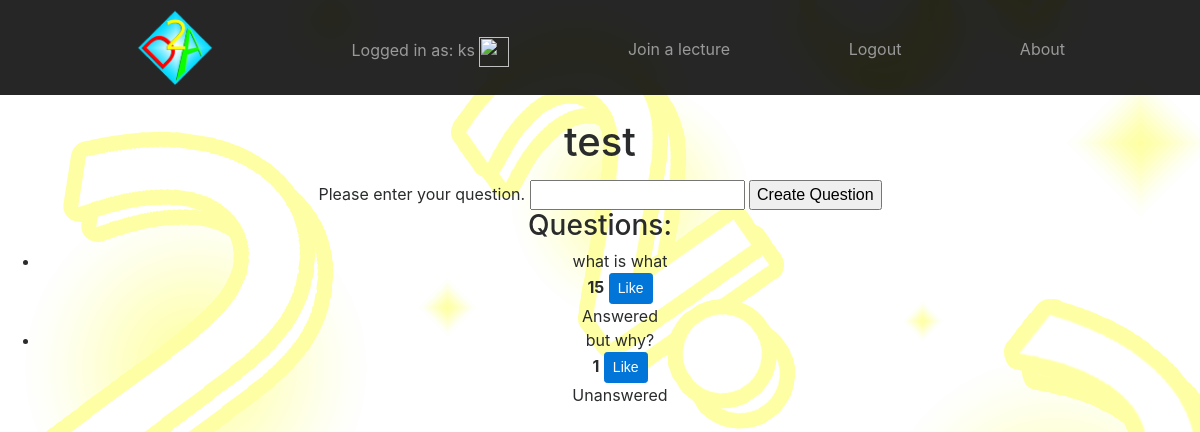
Before: /dare2ask/lecture/test/ (signed in) with the older database file.
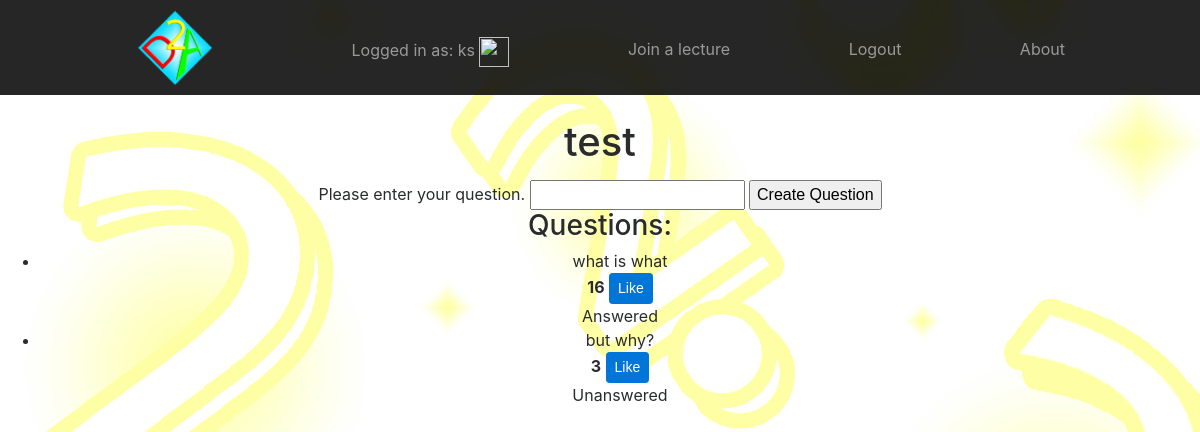
After: the same page with the newer database file.
### dare2ask/models.py (models this page shows, shortened)
class Question(models.Model):
    lecture = models.ForeignKey(Lecture)
    text = models.CharField(max_length=128)
    upvotes = models.IntegerField(default = 0)
    answered = models.BooleanField(default = False)
    max_length=128

### dare2ask/views.py (the view, shortened to what this page needs)
def in_lecture(request, lecture_name_slug):
	form = QuestionForm()
	context_dict = {'form': form}
	try:
		lecture = Lecture.objects.get(slug = lecture_name_slug)
		questions = Question.objects.filter(lecture = lecture)
		context_dict['questions'] = questions
		context_dict['lecture'] = lecture
	except Lecture.DoesNotExist:
		context_dict['lecture'] = None
	return render(request, 'dare2ask/in_lecture.html', context=context_dict)

### dare2ask/forms.py
class QuestionForm(forms.ModelForm):
    text = forms.CharField(max_length=Question.max_length, help_text="Please enter your question.")
    class Meta:
        model = Question
        fields = ('text', )

### templates/dare2ask/in_lecture.html (shortened to what this page needs)
<!DOCTYPE html>
{% extends 'dare2ask/base.html' %}
{% load staticfiles %}
{% block header %}
  {% if lecture.title %}
    <h1>{{ lecture.title }}</h1>
  {% else %}
    <h1>Lecture not found!</h1>
  {% endif %}
{% endblock %}
{% block headertext %}
  {% if lecture.title %}
    <div>
      <form id="question_form" method="post"
        action="{% url 'dare2ask:in_lecture' lecture.slug %}">
        {% for field in form.visible_fields %}
          {{ field.help_text}}
          {{ field }}
        {% endfor %}
        <input type="submit" name="create_question" value="Create Question" />
      </form>
    </div>
    <div>
      {% if questions %}
        <h3>Questions:</h3>
        <ul>
          {% for question in questions %}
            <li>
              {{ question.text }}
            <div>
              <strong class="like_count">{{ question.upvotes }}</strong>
              <button data-upvoteid="{{question.id}}"
                class="btn btn-primary btn-sm likes" type="button">
                Like
              </button>
            </div>
              {% if question.answered %} Answered
              {% else %} Unanswered
              {% endif %}
            </li>
          {% endfor %}
        </ul>
      {% else %}
        <div>No questions have been asked</div>
      {% endif %}
    </div>
  {% else %}
    <div>
      A lecture with this name does not exist. </br>
      <a href = "{% url 'dare2ask:lecture' %}">Try another </a>
    </div>
  {% endif %}
{% endblock %}

Changed rows visible on the page:
changed Question "what is what": upvotes "15" → "16"
changed Question "but why?": upvotes "1" → "3"
